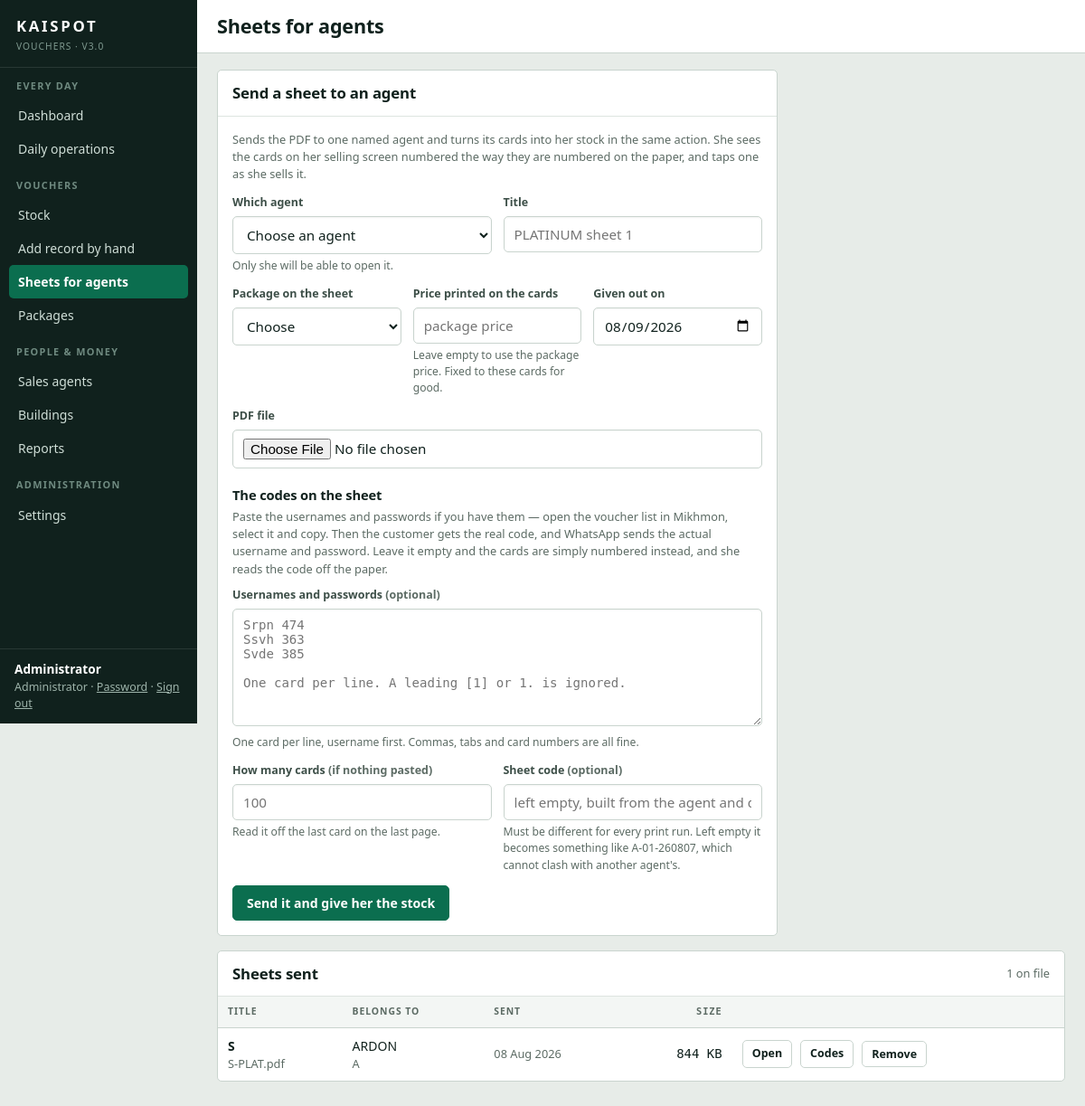
/stock/sheets (signed in), run on the app's committed database.
### tables this page shows
CREATE TABLE users (
    id            INTEGER PRIMARY KEY AUTOINCREMENT,
    username      TEXT    NOT NULL UNIQUE COLLATE NOCASE,
    password_hash TEXT    NOT NULL,
    full_name     TEXT    NOT NULL DEFAULT '',
    role          TEXT    NOT NULL DEFAULT 'agent',   -- admin | manager | agent
    agent_id      INTEGER REFERENCES agents(id) ON DELETE CASCADE,
    active        INTEGER NOT NULL DEFAULT 1,
    must_change   INTEGER NOT NULL DEFAULT 0,
    created_at    TEXT    NOT NULL DEFAULT (datetime('now'))
);

CREATE TABLE sheets (
    id          INTEGER PRIMARY KEY AUTOINCREMENT,
    title       TEXT    NOT NULL,
    agent_id    INTEGER REFERENCES agents(id) ON DELETE CASCADE,  -- null = everyone
    intake_id   INTEGER REFERENCES intakes(id) ON DELETE SET NULL,
    filename    TEXT    NOT NULL,
    stored_name TEXT    NOT NULL,
    size        INTEGER NOT NULL DEFAULT 0,
    uploaded_at TEXT    NOT NULL DEFAULT (datetime('now')),
    uploaded_by INTEGER REFERENCES users(id)
);

CREATE TABLE agents (
    id              INTEGER PRIMARY KEY AUTOINCREMENT,
    code            TEXT    NOT NULL UNIQUE COLLATE NOCASE,
    name            TEXT    NOT NULL,
    phone           TEXT    NOT NULL DEFAULT '',
    station         TEXT    NOT NULL DEFAULT '',
    nin             TEXT    NOT NULL DEFAULT '',
    next_of_kin     TEXT    NOT NULL DEFAULT '',
    commission_rate INTEGER NOT NULL DEFAULT 1000,  -- basis points, 1000 = 10%
    monthly_target  INTEGER NOT NULL DEFAULT 0,
    daily_target    INTEGER NOT NULL DEFAULT 0,
    credit_limit    INTEGER NOT NULL DEFAULT 0,     -- 0 = no ceiling on debt
    notes           TEXT    NOT NULL DEFAULT '',
    joined_on       TEXT    NOT NULL DEFAULT (date('now')),
    active          INTEGER NOT NULL DEFAULT 1,
    created_at      TEXT    NOT NULL DEFAULT (datetime('now'))
, building_id INTEGER REFERENCES buildings(id) ON DELETE SET NULL);

### backend/routes/stock.py (the view)
@bp.route("/sheets")
@auth.staff_only
def sheet_list():
    return render_template("pages/sheets.html", sheets=sheets.visible_to(None),
                           agents=agent_service.all_agents(),
                           packages=package_service.all_packages(),
                           today=today())

### backend/auth.py (called while the page is built)
def current_user():
    if "user" in g:
        return g.user
    user_id = session.get("user_id")
    g.user = None
    if user_id:
        g.user = one("SELECT * FROM users WHERE id = ? AND active = 1", (user_id,))
        if g.user is None:
            session.clear()
    return g.user

def staff_only(view: Callable) -> Callable:
    @functools.wraps(view)
    def wrapped(*args, **kwargs):
        user = current_user()
        if user is None:
            return redirect(url_for("auth.sign_in"))
        if user["role"] not in ("admin", "manager"):
            flash("That area is for office staff.", "error")
            return redirect(home_for(user))
        return view(*args, **kwargs)
    return wrapped

### backend/db.py (called while the page is built)
def connect() -> sqlite3.Connection:
    DATA_DIR.mkdir(parents=True, exist_ok=True)
    conn = sqlite3.connect(DB_PATH, timeout=15, isolation_level=None)
    conn.row_factory = sqlite3.Row
    conn.execute("PRAGMA journal_mode = WAL")
    conn.execute("PRAGMA foreign_keys = ON")
    conn.execute("PRAGMA busy_timeout = 15000")
    conn.execute("PRAGMA synchronous = NORMAL")
    return conn

def get_db() -> sqlite3.Connection:
    if "db" not in g:
        g.db = connect()
    return g.db

def query(sql: str, params: tuple | dict = ()) -> list[sqlite3.Row]:
    return get_db().execute(sql, params).fetchall()

def rows(sql: str, params: tuple | dict = ()) -> list[dict]:
    return [dict(r) for r in query(sql, params)]

def one(sql: str, params: tuple | dict = ()) -> sqlite3.Row | None:
    return get_db().execute(sql, params).fetchone()

### backend/money.py (called while the page is built)
def money(value: int | None) -> str:
    return f"{int(value or 0):,}"

def today() -> str:
    return date.today().isoformat()

def pretty_date(value: str | None) -> str:
    if not value:
        return "-"
    try:
        return datetime.strptime(str(value)[:10], "%Y-%m-%d").strftime("%d %b %Y")
    except ValueError:
        return str(value)

### backend/services/agents.py (called while the page is built)
def all_agents(include_inactive: bool = False) -> list[dict]:
    sql = ("SELECT a.*, b.name AS building, b.area AS building_area "
           "FROM agents a LEFT JOIN buildings b ON b.id = a.building_id")
    if not include_inactive:
        sql += " WHERE a.active = 1"
    return rows(sql + " ORDER BY a.name")

### backend/services/packages.py (called while the page is built)
def all_packages(include_inactive: bool = False) -> list[dict]:
    sql = "SELECT * FROM packages"
    if not include_inactive:
        sql += " WHERE active = 1"
    return rows(sql + " ORDER BY sort_order, price")

### frontend/templates/pages/sheets.html (shortened to what this page needs)
{% extends "base.html" %}
{% block title %}Sheets for agents{% endblock %}
{% block content %}
{% set orphans = sheets | selectattr('agent_id', 'none') | list %}
<div class="card" style="max-width:620px">
  <h2>Send a sheet to an agent</h2>
  <div class="card-body">
    <p class="muted small" style="margin-top:0">
      Sends the PDF to one named agent and turns its cards into her stock in
      the same action. She sees the cards on her selling screen numbered the
      way they are numbered on the paper, and taps one as she sells it.
    </p>
    {% if agents %}
    <form method="post" action="{{ url_for('stock.sheet_upload') }}" enctype="multipart/form-data">
      <div class="field-row">
        <div class="field"><label for="agent_id">Which agent</label>
          <select id="agent_id" name="agent_id" required>
            <option value="">Choose an agent</option>
          </select>
          <div class="hint">Only she will be able to open it.</div></div>
        <div class="field"><label for="title">Title</label>
          <input type="text" id="title" name="title" placeholder="PLATINUM sheet 1"></div>
      </div>
      <div class="field-row three">
        <div class="field"><label for="package_id">Package on the sheet</label>
          <select id="package_id" name="package_id" required>
            <option value="">Choose</option>
          </select></div>
        <div class="field"><label for="price">Price printed on the cards</label>
          <input type="text" inputmode="numeric" id="price" name="price"
                 placeholder="package price">
          <div class="hint">Leave empty to use the package price. Fixed to
            these cards for good.</div></div>
        <div class="field"><label for="received_on">Given out on</label>
          <input type="date" id="received_on" name="received_on" value="{{ today }}" required></div>
      </div>
      <div class="field"><label for="sheet">PDF file</label>
        <input type="file" id="sheet" name="sheet" accept=".pdf" required></div>
      <h3 style="margin-top:18px">The codes on the sheet</h3>
      <p class="muted small" style="margin:4px 0 10px">
        Paste the usernames and passwords if you have them &mdash; open the
        voucher list in Mikhmon, select it and copy. Then the customer gets the
        real code, and WhatsApp sends the actual username and password.
        Leave it empty and the cards are simply numbered instead, and she reads
        the code off the paper.
      </p>
      <div class="field">
        <label for="pairs">Usernames and passwords <span class="muted">(optional)</span></label>
        <textarea id="pairs" name="pairs" style="min-height:130px"
                  placeholder="Srpn 474&#10;Ssvh 363&#10;Svde 385&#10;&#10;One card per line. A leading [1] or 1. is ignored."></textarea>
        <div class="hint">One card per line, username first. Commas, tabs and
          card numbers are all fine.</div>
      </div>
      <div class="field-row">
        <div class="field"><label for="count">How many cards <span class="muted">(if nothing pasted)</span></label>
          <input type="text" inputmode="numeric" id="count" name="count"
                 placeholder="100">
          <div class="hint">Read it off the last card on the last page.</div></div>
        <div class="field"><label for="prefix">Sheet code <span class="muted">(optional)</span></label>
          <input type="text" id="prefix" name="prefix" placeholder="left empty, built from the agent and date">
          <div class="hint">Must be different for every print run. Left empty
            it becomes something like A-01-260807, which cannot clash with
            another agent's.</div></div>
      </div>
      <button type="submit" class="btn">Send it and give her the stock</button>
    </form>
    {% else %}
    <div class="empty"><p>Add a sales agent first.</p>
      <a class="btn" href="{{ url_for('agents.new') }}">Add an agent</a></div>
    {% endif %}
  </div>
</div>
<div class="card">
  <div class="card-head"><h2>Sheets sent</h2><div class="spacer"></div>
    <span class="small muted">{{ sheets | length }} on file</span></div>
  <div class="card-body tight">
    {% if sheets %}
    <div class="table-scroll">
    <table>
      <thead><tr><th>Title</th><th>Belongs to</th><th class="hide-sm">Sent</th>
                 <th class="fig hide-sm">Size</th><th></th></tr></thead>
      <tbody>
      {% for s in sheets %}
        <tr>
          <td><strong>{{ s.title }}</strong>
              <div class="small muted">{{ s.filename }}</div></td>
          <td>
            {% if s.agent_id %}
              {{ s.agent_name }}
              <div class="small muted">{{ s.agent_code }}</div>
            {% endif %}
          </td>
          <td class="small muted hide-sm">{{ s.uploaded_at[:10] | day }}</td>
          <td class="fig hide-sm">{{ (s.size / 1024) | round | int }} KB</td>
          <td><div class="actions">
            <a class="btn quiet small" href="{{ url_for('stock.sheet_open', sheet_id=s.id) }}" target="_blank">Open</a>
            {% if s.intake_id %}
            <a class="btn quiet small" href="{{ url_for('stock.sheet_codes', sheet_id=s.id) }}">Codes</a>
            {% endif %}
            <form method="post" action="{{ url_for('stock.sheet_delete', sheet_id=s.id) }}"
                  onsubmit="return confirm('Remove {{ s.title }}?')">
              <button type="submit" class="btn quiet small">Remove</button></form>
          </div></td>
        </tr>
      {% endfor %}
      </tbody>
    </table>
    </div>
    {% else %}
    <div class="empty"><p>No sheets sent yet.</p></div>
    {% endif %}
  </div>
</div>
{% endblock %}

### frontend/templates/base.html (shortened to what this page needs)
<!DOCTYPE html>
<html lang="en">
<head>
<link rel="stylesheet" href="{{ url_for('static', filename='css/kaispot.css') }}">
</head>
<body>
{% set role = user.role if user else 'agent' %}
{% set staff = role in ('admin', 'manager') %}
<div class="shell">
  <aside class="sidebar">
    <div class="brand">
      <div class="brand-mark">KAISPOT</div>
      <div class="brand-sub">Vouchers &middot; v{{ app_version }}</div>
    </div>
    <nav class="nav">
      {% if staff %}
      <div class="nav-group">
        <div class="eyebrow">Every day</div>
        <a href="{{ url_for('dashboard.home') }}" {% if path == '/dashboard' %}class="on"{% endif %}>Dashboard</a>
        <a href="{{ url_for('daily.board') }}" {% if path.startswith('/daily') %}class="on"{% endif %}>Daily operations</a>
      </div>
      <div class="nav-group">
        <div class="eyebrow">Vouchers</div>
        <a href="{{ url_for('stock.index') }}" {% if path == '/stock/' %}class="on"{% endif %}>Stock</a>
        <a href="{{ url_for('stock.manual') }}" {% if path.startswith('/stock/manual') %}class="on"{% endif %}>Add record by hand</a>
        <a href="{{ url_for('stock.sheet_list') }}" {% if path.startswith('/stock/sheets') %}class="on"{% endif %}>Sheets for agents</a>
        <a href="{{ url_for('packages.index') }}" {% if path.startswith('/packages') %}class="on"{% endif %}>Packages</a>
      </div>
      <div class="nav-group">
        <div class="eyebrow">People &amp; money</div>
        <a href="{{ url_for('agents.index') }}" {% if path.startswith('/agents') %}class="on"{% endif %}>Sales agents</a>
        <a href="{{ url_for('buildings.index') }}" {% if path.startswith('/buildings') %}class="on"{% endif %}>Buildings</a>
        <a href="{{ url_for('reports.index') }}" {% if path.startswith('/reports') %}class="on"{% endif %}>Reports</a>
      </div>
      {% if role == 'admin' %}
      <div class="nav-group">
        <div class="eyebrow">Administration</div>
        <a href="{{ url_for('settings.index') }}" {% if path.startswith('/settings') %}class="on"{% endif %}>Settings</a>
      </div>
      {% endif %}
      {% endif %}
    </nav>
    {% if user %}
    <div class="who">
      <strong>{{ user.full_name or user.username }}</strong>
      {{ role_labels.get(user.role, user.role) }} &middot;
      <a href="{{ url_for('auth.password') }}">Password</a> &middot;
      <a href="{{ url_for('auth.sign_out') }}">Sign out</a>
    </div>
    {% endif %}
  </aside>
  <div class="main">
    <header class="topbar">
      <h1>{% block heading %}{{ self.title() }}{% endblock %}</h1>
    </header>
    <main class="content">
      {% block content %}{% endblock %}
    </main>
  </div>
</div>
</body>
</html>

### data on the page
users: full_name "Administrator", get "Administrator"
sheets: title "S", filename "S-PLAT.pdf", agent_name "ARDON", agent_code "A", uploaded_at "08 Aug 2026", (s.size/1024)|round|int "844"

### other printed values
{{ app_version }} "3.0"
{{ sheets | length }} "1"
